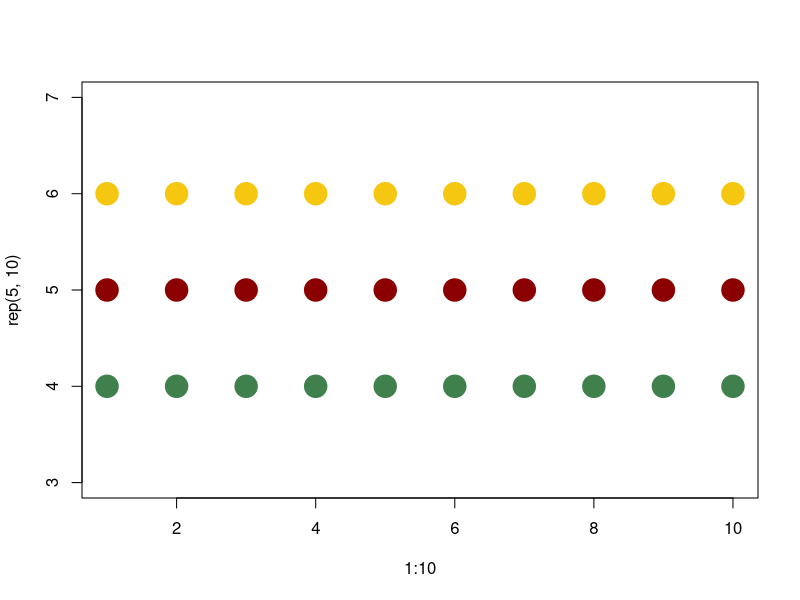
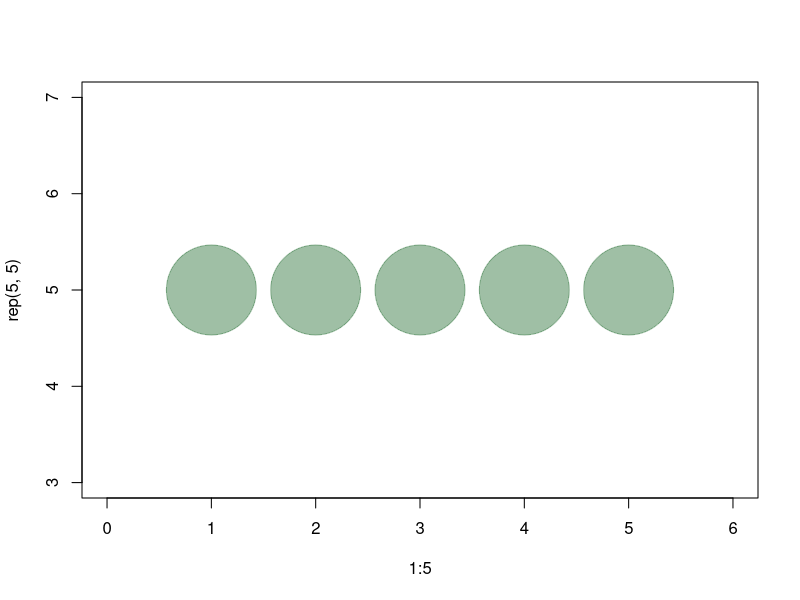
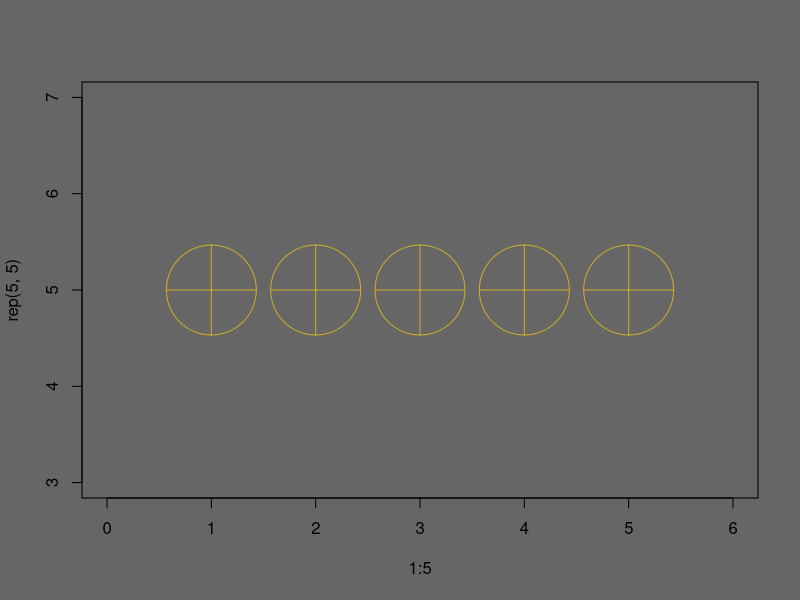
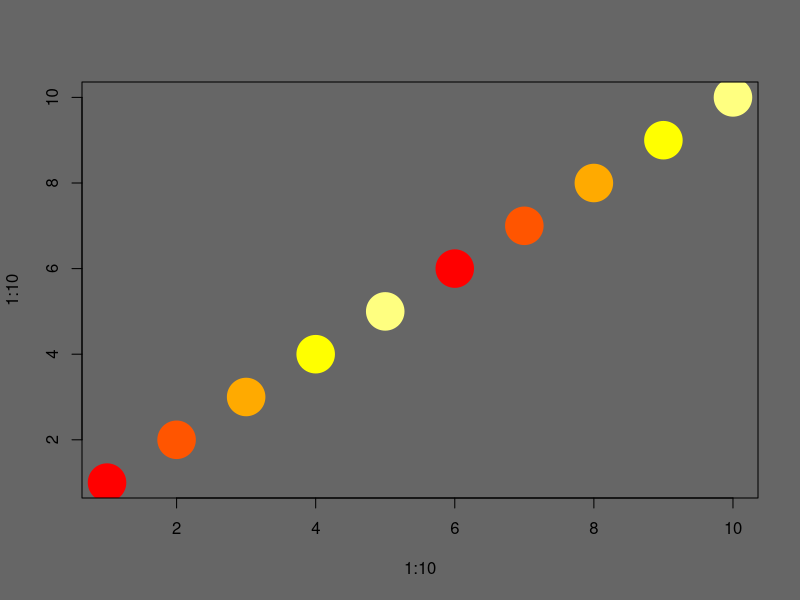
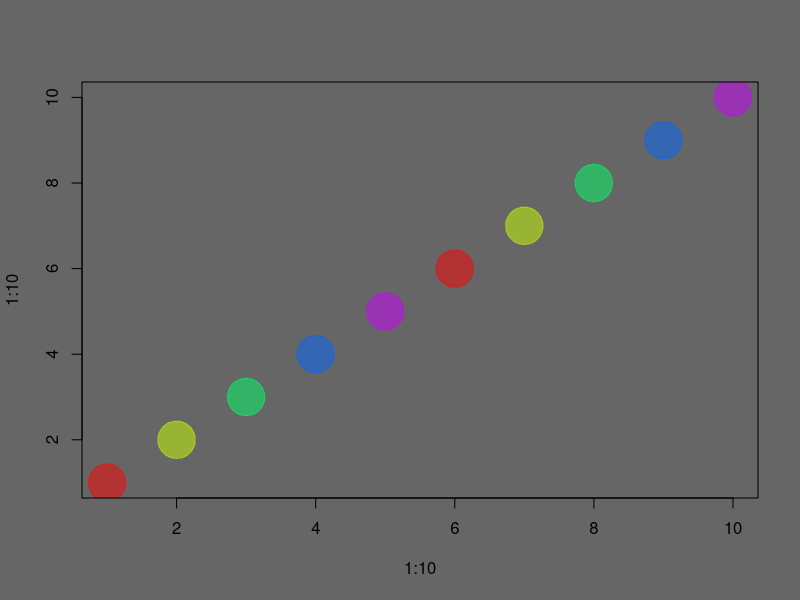

The R script that drew these images, in order: (Note: this script raises an error after producing the figures.)
#Adapted From: Ognyanova, K. (2017) Network visualization with R. Retrieved from www.kateto.net/network-visualization.

#install required packages
install.packages("igraph")
install.packages("network")
install.packages("sna")
install.packages("visNetwork")
install.packages("threejs")
install.packages("networkD3")
install.packages("ndtv")

#color, position, size, and shape are impt. for network visualizations
#COLORS - Figure 1
#pch = point symbol shape, cex=size, col=color
plot(x=1:10, y=rep(5,10), pch=19, cex=3, col="dark red")
points(x=1:10, y=rep(6,10), pch=19, cex=3, col="557799")
points(x=1:10, y=rep(4,10), pch=19, cex=3, col=rgb(.25,.5,.3))

#Figure 2-set transparency of objects using parameter alpha (range 0-1)
plot(x=1:5, y=rep(5,5), pch=19, cex=12, col=rgb(.25,.5,.3, alpha=.5), xlim=c(0,6))
par(bg="gray40")
col.tr <- grDevices::adjustcolor("557799", alpha=0.7)
plot(x=1:5, y=rep(5,5), pch=10, cex=12, col=col.tr, xlim=c(0,6))

#taking a look at color palettes
palte1 <- heat.colors(5, alpha=1) #opaque, from heat palette
palte2 <- rainbow(5, alpha=.5) #transparent, from heat palette
plot(x=1:10, y=1:10, pch=19, cex=5, col=palte1)
plot(x=1:10, y=1:10, pch=19, cex=5, col=palte2)

#####Dataset 1: edgelist############
nodes <- Dataset1.Media.Example.NODES
links <- Dataset1.Media.Example.EDGES

head(nodes)
nrow(nodes)
length(unique(nodes$id))
head(links) #IN A LIST FORM --> USEFUL FOR PROJECT
nrow(links)
nrow(unique(links[,c("from", "to")])) #more links than unique from-to combos
#indicates that there are multiple links between the same two nodes, so will need to
#collapse links by summing weights

links <- aggregate(links[,3], links[,-3], sum)
links <- links[order(links$from, links$to),]
colnames(links)[4] <- "weight"
rownames(links) <- NULL

#convert data to igraph
#d represents edges of network: 1st two columns must be ID of source & target
#vertices represent types of node with attributes
library('igraph')
net <- graph_from_data_frame(d=links, vertices = nodes, directed=T)
net
#look at pieces of igraph
E(net) #edges of net
V(net) #vertices of net
E(net)$type #Edge attribute type
V(net)$media #Vertex attribute media
V(net)[media=="BBC"] #find nodes & edges by attribute
E(net)[type=="mention"]

#edgelist or matrix
as_edgelist(net, names=T)
as_adjacency_matrix(net, attr="weight")

#plot the igraph
plot(net)
net <- simplify(net, remove.multiple = F, remove.loops = T) #removing loops in graph
plot(net, edge.arrow.size=.4, vertex.label=NA) #reducing arrow size & removing labels
plot(net, edge.arrow.size=.4) #playing around with plot parameters below
plot(net, edge.arrow.size=.4, edge.curved = .1) #curved edges
plot(net, edge.arrow.size=.2, edge.color="orange",
     vertex.color="orange", vertex.frame.color="#ffffff",
     vertex.label=V(net)$media, vertex.label.color="black")

#color nodes based on media type, size based on # of links connected to node
colrs <- c("gray50", "tomato", "gold") #generate colors based on media type
V(net)$color <- colrs[V(net)$media.type]
deg <- degree(net, mode="all") #compute node degree
V(net)$size <- deg*3
# We could also use the audience size value:
V(net)$size <- V(net)$audience.size*0.6
V(net)$label <- NA #remove labels
E(net)$width <- E(net)$weight/6 #set edge width based on weight
#change arrow size and edge color:
E(net)$arrow.size <- .2
E(net)$edge.color <- "gray80"
E(net)$width <- 1+E(net)$weight/12
plot(net)
legend(x=-1.5, y=-1.1, c("Newspaper","Television", "Online News"), pch=21,
       col="#777777", pt.bg=colrs, pt.cex=2, cex=.8, bty="n", ncol=1) #add legend


#plotting only labels of nodes
plot(net, vertex.shape="none", vertex.label=V(net)$media,
     vertex.label.font=2, vertex.label.color="gray40",
     vertex.label.cex=.7, edge.color="gray85")



####### Dataset 2: matrix ########## example of two-mode/bipartite network
nodes2 <- Dataset2.Media.User.Example.NODES
links2 <- Dataset2.Media.User.Example.EDGES

head(nodes2) #examine
head(links2) #edges are in a matrix form !!!!
links2 <- as.matrix(links2)
dim(links2)
dim(nodes2)

net2 <- graph_from_incidence_matrix(links2) #read matrix into graph object
table(V(net2)$type)



##### Network Layouts ######
#basic random generated network graph - Barabasi-Albert model
net.bg <- sample_pa(80)
V(net.bg)$size <- 8
V(net.bg)$frame.color <- "white"
V(net.bg)$color <- "orange"
V(net.bg)$label <- ""
E(net.bg)$arrow.mode <- 0
plot(net.bg)

#Force-directed layouts - nicer looking graphs, "electrically charged particules"
#Fruchterman-Reingold
l <- layout_with_fr(net.bg) #this step is like setting the seed
plot(net.bg, layout=l)
#Kamada Kawai
#LGL algorithm
#MDS - multidimensional scaling --> tries to place nodes based on measure of similarity
  # POTENTIAL FOR PROJECT^^^^? nodes often overall though
plot(net.bg, layout=layout_with_mds)


#Potential Ideas for Filtering
hist(links$weight)
mean(links$weight)
sd(links$weight)
cut.off <- mean(links$weight)
net.sp <- delete_edges(net, E(net)[weight<cut.off])
plot(net.sp)
#clustering
par(mfrow=c(1,2))
clp <- cluster_label_prop(net)
class(clp)
# Community detection returns an object of class "communities"
# which igraph knows how to plot:
plot(clp, net)
# We can also plot the communities without relying on their built-in plot:
V(net)$community <- clp$membership
colrs <- adjustcolor( c("gray50", "tomato", "gold", "yellowgreen"), alpha=.6)
plot(net, vertex.color=colrs[V(net)$community])
dev.off()

